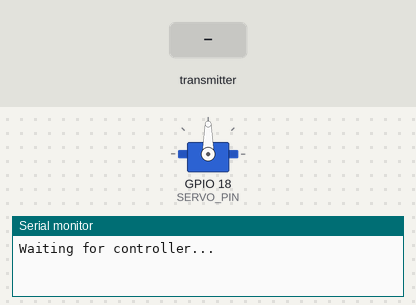
A sketch run on a simulated ESP32. On the bench: servo, the last lines printed to the serial monitor. Inputs (shaded band) come from the test bench.

Above: at 1.2 s.
1.3 s: the transmitter starts sending steeringAngle = 0
At 2.8 s:
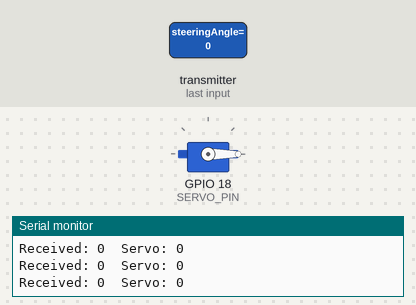
3.2 s: the transmitter starts sending steeringAngle = 45
At 4.2 s:
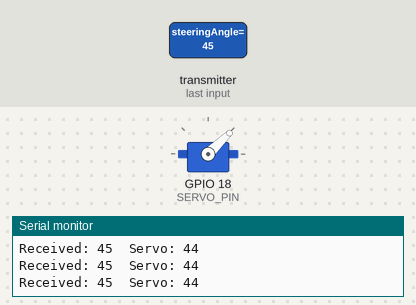
5.0 s: the transmitter starts sending steeringAngle = 180
At 6.0 s:
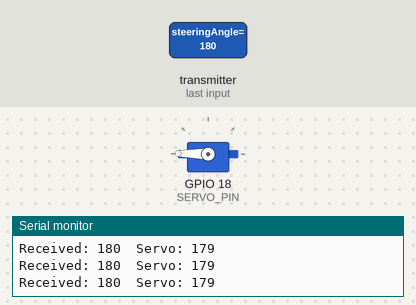
6.9 s: the transmitter starts sending steeringAngle = 0
At 7.12 s:
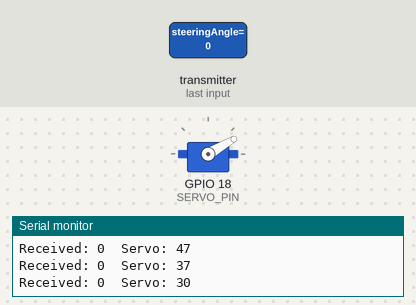
8.7 s: the transmitter starts sending steeringAngle = 180
At 8.91 s:
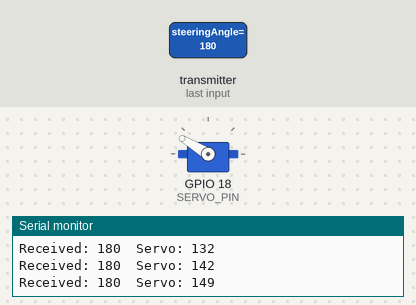
Timing chart, 0 to 11.5 s (numbered marks = the images above; inputs shaded):
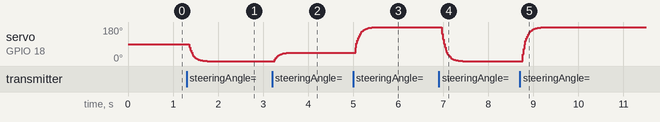

The sketch:

servotest.ino
```cpp
#include <WiFi.h>
#include <esp_now.h>
#include <ESP32Servo.h>

#define SERVO_PIN 18

Servo steering;

typedef struct
{
  int steeringAngle;
} ControllerData;

ControllerData data = {90};

float currentAngle = 90;

bool receivedPacket = false;

void onReceive(const esp_now_recv_info *info,
               const uint8_t *incomingData,
               int len)
{
  memcpy(&data, incomingData, sizeof(data));

  receivedPacket = true;
}

void setup()
{
  Serial.begin(115200);

  WiFi.mode(WIFI_STA);

  if (esp_now_init() != ESP_OK)
  {
    Serial.println("ESP-NOW Failed");
    return;
  }

  esp_now_register_recv_cb(onReceive);

  steering.setPeriodHertz(50);

  steering.attach(SERVO_PIN, 500, 2500);

  steering.write(90);

  Serial.println("Waiting for controller...");
}

void loop()
{
  if (receivedPacket)
  {
    currentAngle += (data.steeringAngle - currentAngle) * 0.20;

    steering.write((int)currentAngle);

    Serial.print("Received: ");
    Serial.print(data.steeringAngle);

    Serial.print("  Servo: ");
    Serial.println((int)currentAngle);
  }

  delay(20);
}
```

Measured:
- after the input at 1.3 s, servo on GPIO 18 (SERVO_PIN): moves from 90° to 0° over 0.40 s, starting after 0.06 s
- after the input at 3.2 s, servo on GPIO 18 (SERVO_PIN): moves from 0° to 44° over 0.34 s, starting after 0.06 s
- after the input at 5.0 s, servo on GPIO 18 (SERVO_PIN): moves from 44° to 179° over 0.42 s, starting after 0.05 s
- after the input at 6.9 s, servo on GPIO 18 (SERVO_PIN): moves from 179° to 0° over 0.46 s, starting after 0.07 s
- after the input at 8.7 s, servo on GPIO 18 (SERVO_PIN): moves from 0° to 179° over 0.46 s, starting after 0.06 s
